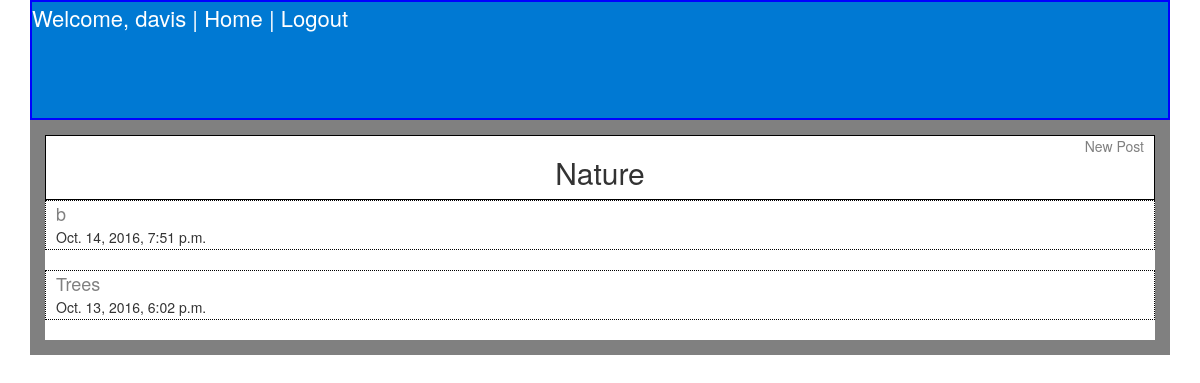
The page /subreddits/2/ (signed in) on the database its author committed.
### app/models.py (models this page shows, shortened)
class Subreddit(models.Model):
    name = models.CharField(max_length = 40)
    description = models.CharField(max_length = 40)
    creation_time = models.DateTimeField(auto_now_add=True)

class Post(models.Model):
    title = models.CharField(max_length = 40)
    description =  models.CharField(max_length = 255)
    body = models.TextField()
    url = models.URLField(max_length = 250, null=True, blank=True)
    creation_time = models.DateTimeField(auto_now_add=True)
    modification_time = models.DateTimeField(auto_now=True)
    subreddit = models.ForeignKey(Subreddit)
    user = models.ForeignKey(User)
    @property
    def is_hot(self):
        first = self.creation_time
        second = (timezone.now() - timedelta(hours=3))
        com = Comment.objects.filter(post=self).filter(created_time__gt = (datetime.now() - timedelta(hours=3)))
        if com.count() > 3:
            return True
        else:
            return False
    def __str__(self):
        return self.title

### app/views.py (the view)
# urls.py: url(r'^subreddits/(?P<pk>\d+)/$', PostListView.as_view(), name="post_list_view"),
class PostListView(ListView):
    model = Post
    def get_context_data(self):
        context = super().get_context_data()
        context["sub"] = Subreddit.objects.get(id=self.kwargs['pk'])
        p = Post.objects.filter(subreddit = self.kwargs['pk'])
        order = sorted(p, key=operator.attrgetter('creation_time'))
        order.reverse()
        context["twenty"] = order[:20]
        return context
    def get_queryset(self):
        return Post.objects.filter(subreddit = self.kwargs['pk'])

### templates/app/post_list.html (shortened to what this page needs)
{% extends 'base.html' %}
{% block content %}
<div class="title">
<a href="{% url 'post_create_view' sub.id %}">New Post</a>
<h2>{{ sub.name }}</h2>
</div>
{% for post in twenty %}
<div class="post_item">
  <a href="{% url 'comment_list_view' post.id%}">{{ post }}</a>
  <br> {{ post.creation_time }}
</div>
<br>
{% endfor %}
{% endblock %}

### templates/base.html (shortened to what this page needs)
{% load staticfiles %}
<!DOCTYPE html>
<html>
  <head>
    <link rel="stylesheet" href="{% static 'css/bootstrap.css' %}" media="screen" title="no title">
    <link rel="stylesheet" type="text/css" href="{% static 'css/theme.css' %}" />
  </head>
  <body>
    <div class="container">
    <div class="links" id="top">
      {% if request.user.is_authenticated %}
       Welcome, {{ request.user }} | <a href="{% url 'subreddits_view'%}">Home</a> |
       <a href="http://localhost:8000/logout">Logout</a>
       {% else %}
       <a href="{% url 'subreddits_view'%}">Home</a> | <a href="{% url 'user_create_view'%}">Create User</a>
       | <a href="http://localhost:8000/login">Login</a>
       {% endif %}
    </div>
<div class="box">
    {% block content %}
        {% endblock %}
      </div>
  </body>
</html>

### app/static/css/theme.css (style rules this page uses)
.links { color: white; background: #0079d3; height: 120px; border: 2px solid blue; font-size: 22px; }
.container a:link { color: grey; font-size: 20px; }
#top a:link { color: white; }
#top a:link { font-size: 22px; padding-top: 10px; }
.title { text-align: center; border: solid 1px black; padding-right: 10px; padding-left: 10px; }
.title a:link { float: right ; font-size: 14px; }
.box { border: 15px solid grey; }
.post_item { height: 50px; border: dotted 1px black; padding-left: 10px; }
.post_item a:link { font-size: 18px; }

### rows shown on the page
Subreddit: name "Nature"
Post: title "b", creation_time "Oct. 14, 2016, 7:51 p.m."
Post: title "Trees", creation_time "Oct. 13, 2016, 6:02 p.m."

### other values the page prints
{{ request.user }} "davis"
